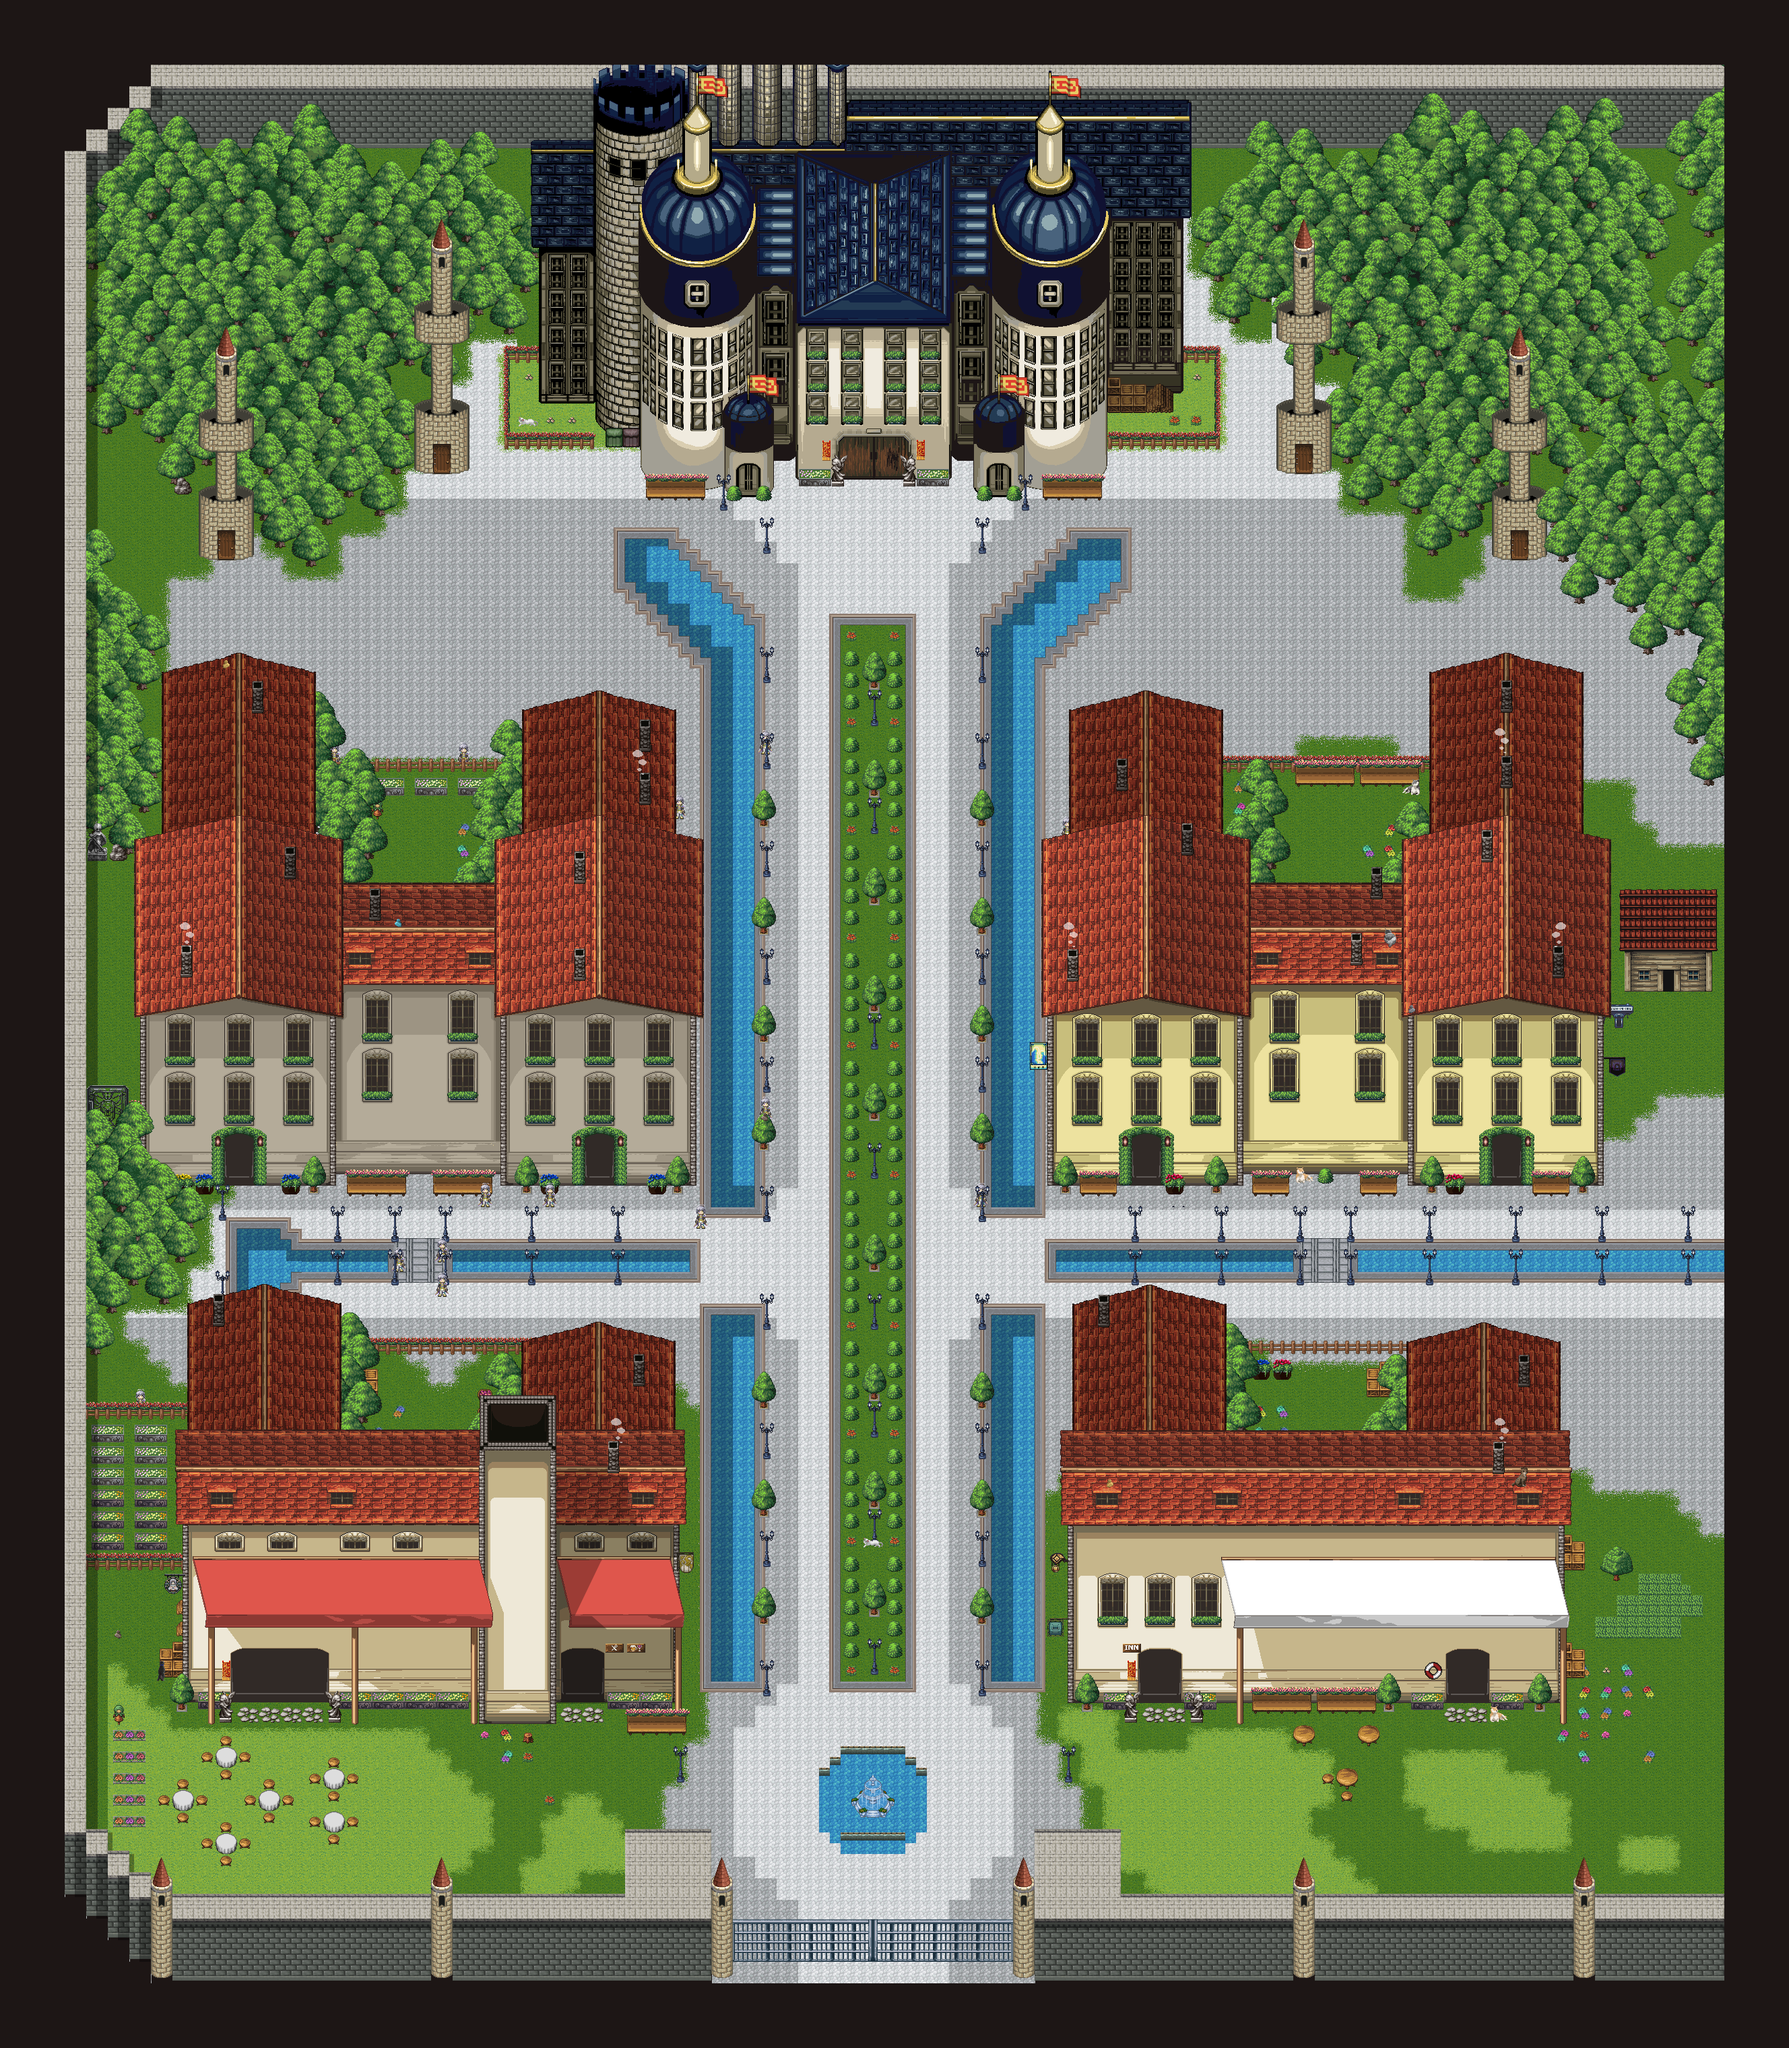

This is a level from a 2D game, rendered from its Tiled map with the project's own tilesets. A one-line summary and the map file follow, with tile-layer data summarised:
An orthogonal 83x95 tile map with 32x32 px tiles, 31 tile layers (floor, madgrass, grass, flower, ...), 2 tilesets.

<map version="1.9" tiledversion="1.9.1" orientation="orthogonal" renderorder="right-down" width="83" height="95" tilewidth="32" tileheight="32" infinite="0" nextlayerid="45" nextobjectid="1">
  <tileset firstgid="1" source="port_city_tile_300%.tsx" />
  <tileset firstgid="13226" source="port_city_tile2_300%.tsx" />
  <layer id="2" name="floor" width="83" height="95" offsetx="1.69697" offsety="4.48485">
    <data>[7885 cells, 7885 non-empty, 3 distinct tile ids]</data>
  </layer>
  <layer id="18" name="madgrass" width="83" height="95">
    <data>[7885 cells, 2452 non-empty, 15 distinct tile ids]</data>
  </layer>
  <layer id="23" name="grass" width="83" height="95">
    <data>[7885 cells, 357 non-empty, 16 distinct tile ids]</data>
  </layer>
  <layer id="25" name="flower" width="83" height="95">
    <data>[7885 cells, 41 non-empty, 11 distinct tile ids]</data>
  </layer>
  <layer id="20" name="waterway" width="83" height="95">
    <data>[7885 cells, 275 non-empty, 6 distinct tile ids]</data>
  </layer>
  <layer id="7" name="wall" width="83" height="95">
    <data>[7885 cells, 634 non-empty, 20 distinct tile ids]</data>
  </layer>
  <layer id="17" name="shadow1" width="83" height="95">
    <data>[7885 cells, 624 non-empty, 7 distinct tile ids]</data>
  </layer>
  <layer id="43" name="guild1" width="83" height="95">
    <data>[7885 cells, 732 non-empty, 732 distinct tile ids]</data>
  </layer>
  <layer id="21" name="kerb " width="83" height="95">
    <data>[7885 cells, 482 non-empty, 24 distinct tile ids]</data>
  </layer>
  <layer id="14" name="wood1" width="83" height="95">
    <data>[7885 cells, 1170 non-empty, 990 distinct tile ids]</data>
  </layer>
  <layer id="27" name="furniture" width="83" height="95">
    <data>[7885 cells, 87 non-empty, 36 distinct tile ids]</data>
  </layer>
  <layer id="8" name="house" width="83" height="95">
    <data>[7885 cells, 2259 non-empty, 2172 distinct tile ids]</data>
  </layer>
  <layer id="31" name="smoke" width="83" height="95">
    <data>[7885 cells, 14 non-empty, 4 distinct tile ids]</data>
  </layer>
  <layer id="16" name="shadow2" width="83" height="95">
    <data>[7885 cells, 195 non-empty, 10 distinct tile ids]</data>
  </layer>
  <layer id="28" name="furniture2" width="83" height="95">
    <data>[7885 cells, 85 non-empty, 36 distinct tile ids]</data>
  </layer>
  <layer id="29" name="furniture3" width="83" height="95">
    <data>[7885 cells, 80 non-empty, 15 distinct tile ids]</data>
  </layer>
  <layer id="30" name="furniture4" width="83" height="95">
    <data>[7885 cells, 43 non-empty, 16 distinct tile ids]</data>
  </layer>
  <layer id="38" name="animal" width="83" height="95">
    <data>[7885 cells, 4 non-empty, 4 distinct tile ids]</data>
  </layer>
  <layer id="15" name="wood2" width="83" height="95">
    <data>[7885 cells, 173 non-empty, 69 distinct tile ids]</data>
  </layer>
  <layer id="24" name="wood3" width="83" height="95">
    <data>[7885 cells, 422 non-empty, 265 distinct tile ids]</data>
  </layer>
  <layer id="26" name="wood4" width="83" height="95">
    <data>[7885 cells, 132 non-empty, 132 distinct tile ids]</data>
  </layer>
  <layer id="32" name="chara" width="83" height="95">
    <data>[7885 cells, 28 non-empty, 6 distinct tile ids]</data>
  </layer>
  <layer id="34" name="kerb2" width="83" height="95">
    <data>[7885 cells, 48 non-empty, 6 distinct tile ids]</data>
  </layer>
  <layer id="36" name="furniture5" width="83" height="95">
    <data>[7885 cells, 22 non-empty, 22 distinct tile ids]</data>
  </layer>
  <layer id="39" name="wood5" width="83" height="95">
    <data>[7885 cells, 85 non-empty, 61 distinct tile ids]</data>
  </layer>
  <layer id="33" name="house2" width="83" height="95">
    <data>[7885 cells, 264 non-empty, 264 distinct tile ids]</data>
  </layer>
  <layer id="44" name="guild2" width="83" height="95">
    <data>[7885 cells, 36 non-empty, 36 distinct tile ids]</data>
  </layer>
  <layer id="35" name="furniture6" width="83" height="95">
    <data>[7885 cells, 75 non-empty, 11 distinct tile ids]</data>
  </layer>
  <layer id="37" name="animal" width="83" height="95">
    <data>[7885 cells, 10 non-empty, 8 distinct tile ids]</data>
  </layer>
  <layer id="40" name="wall2" width="83" height="95">
    <data>[7885 cells, 126 non-empty, 4 distinct tile ids]</data>
  </layer>
  <layer id="6" name="black" width="83" height="95">
    <data>[7885 cells, 1052 non-empty, 1 distinct tile ids]</data>
  </layer>
</map>
